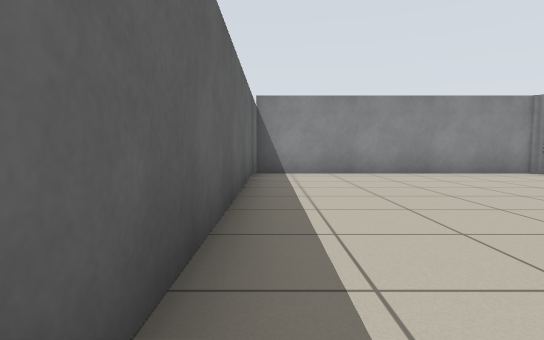
view 1 (above)

17 first-person views from a walk through a Stage world. The camera is 0.68 m above the floor, tilts 4° down and sees 80° across. Floor lines are 1 m apart. The floor is counted in squares, 1 m on a side. Each view is taken from the middle of a square. On the plan, view 1 faces up. The plan holds only what a view shows up to about 10 squares ahead; the rest is blank. The place goes on beyond the plan. The robots in the file are not drawn.

view 2
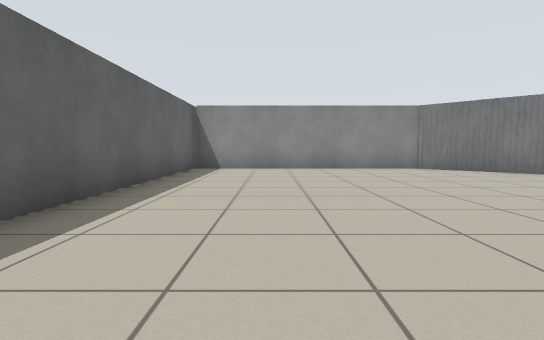

view 3
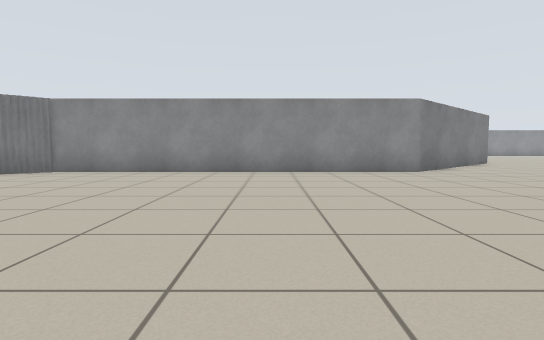

view 4
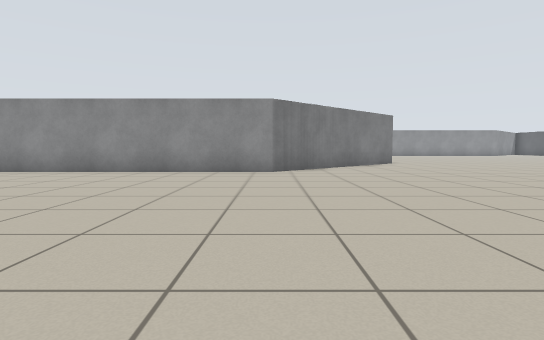

view 5
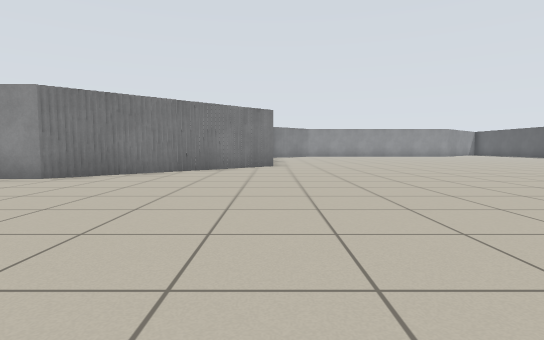

view 6
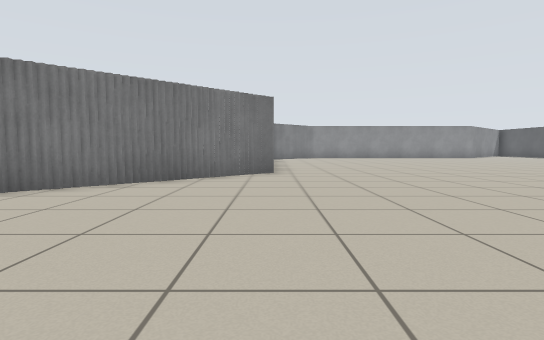

view 7
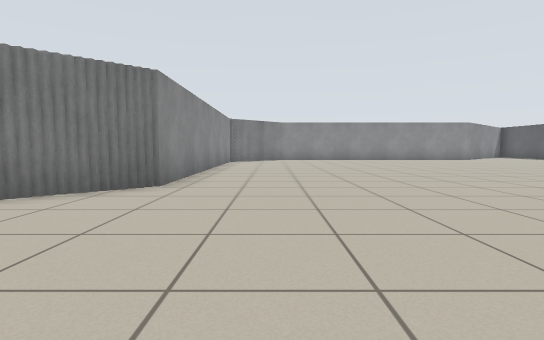

view 8
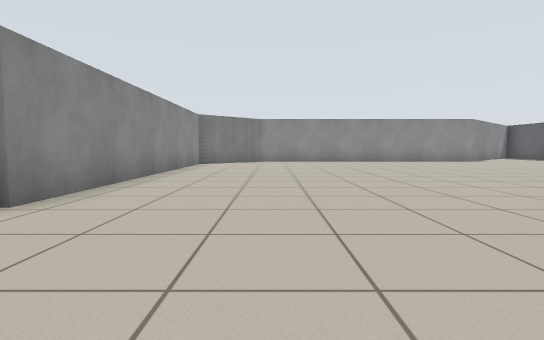

view 9
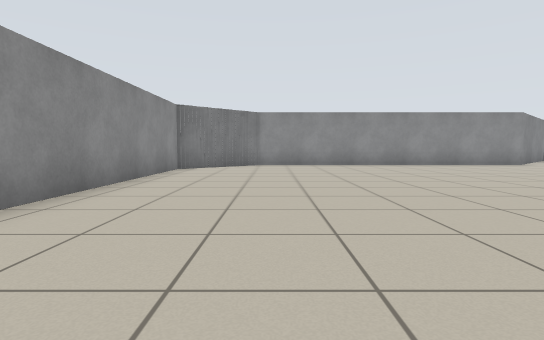

view 10
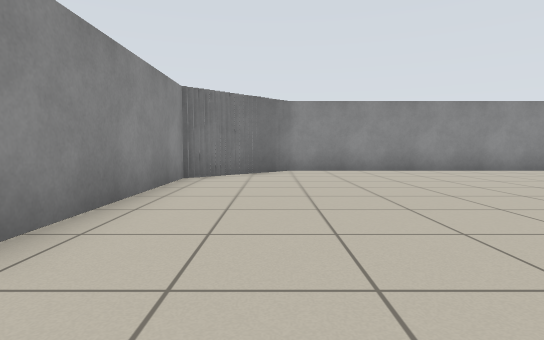

view 11
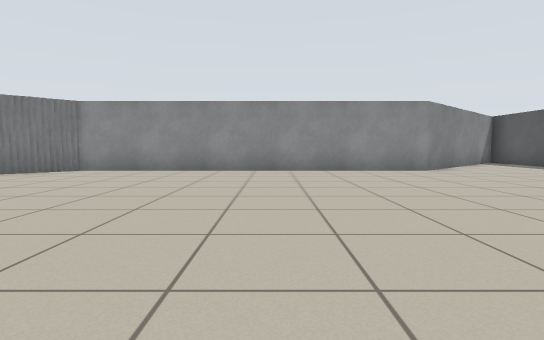

view 12
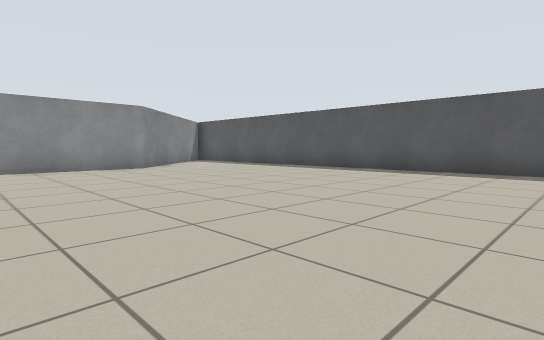

view 13
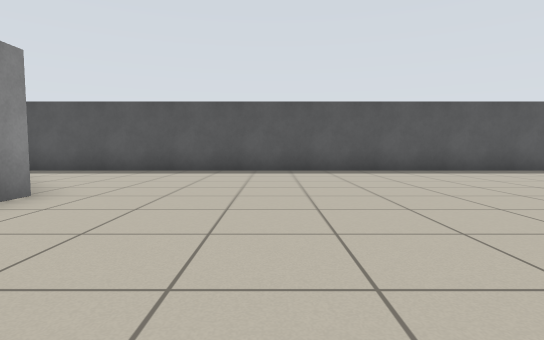

view 14
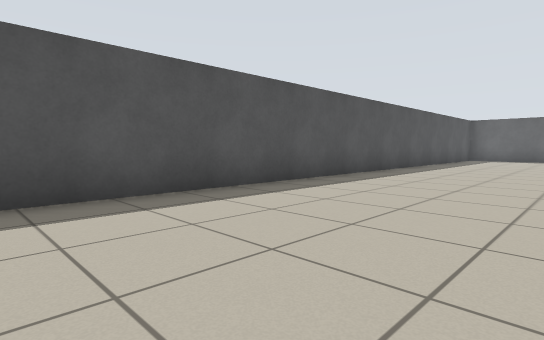

view 15
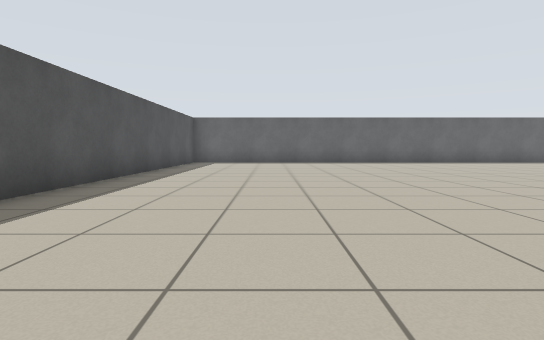

view 16
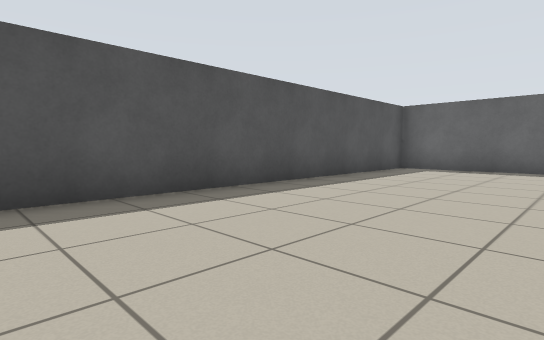

view 17
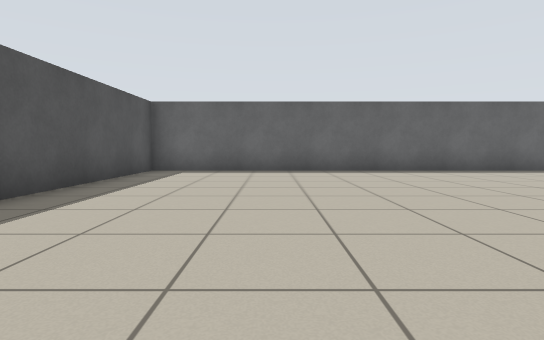

### Floor plan
Points are (right, up) in squares from view 1. A wall is a line through its corners. A room is listed if a view was taken in it or the views show most of it. See-through windows are left out.
Room 1 (views 1, 2, 3, 4, 5, 6, 7, 8, 9, 10, 11, 12, 13, 14, 15, 16, 17)
walls: (13.2, -8.3) (12.5, -8.3) (12.5, -7.6); (10.6, -6) (10.6, -5.5); (8.9, -4.2) (8.9, 6.1); (-0.5, -15) (-0.5, -26.5) (29.1, -26.5); (23.2, -9.1) (13.5, -9.1); (23.6, -9.9) (23.6, -9.4); (24.3, -10.6) (24.3, -10.3) (24, -10.3); (25.4, -21.8) (25.4, -11.2); (6.9, 8.4) (-0.5, 8.4) (-0.5, 0.5)

Positions as (right, up) in squares from view 1, and headings:
1: (0, 0), facing up
2: (2, -2), facing up
3: (0, 0), facing right
4: (0, -4), facing right
5: (2, -9), facing right
6: (5, -9), facing right
7: (8, -11), facing right
8: (10, -12), facing right
9: (13, -12), facing right
10: (16, -11), facing right
11: (16, -17), facing right
12: (15, -17), facing down-right
13: (22, -17), facing down
14: (18, -22), facing down-left
15: (14, -23), facing left
16: (10, -22), facing down-left
17: (9, -23), facing left
